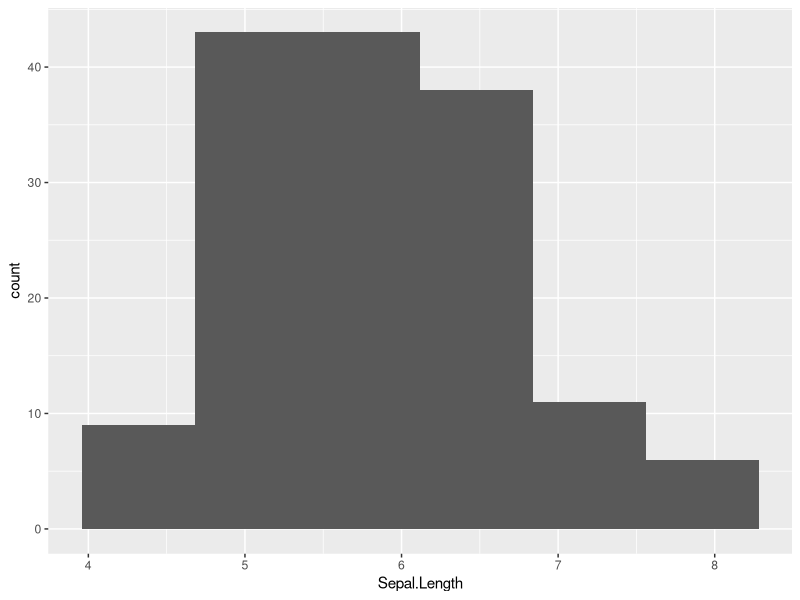
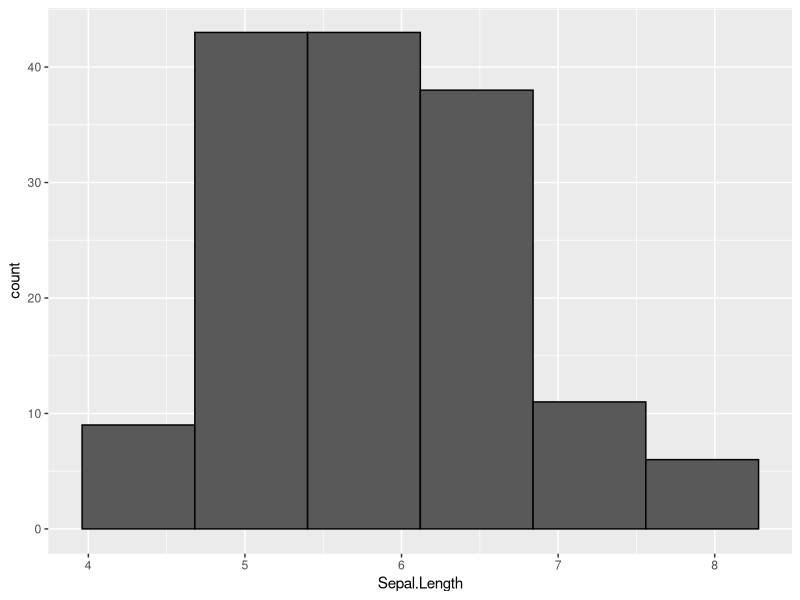
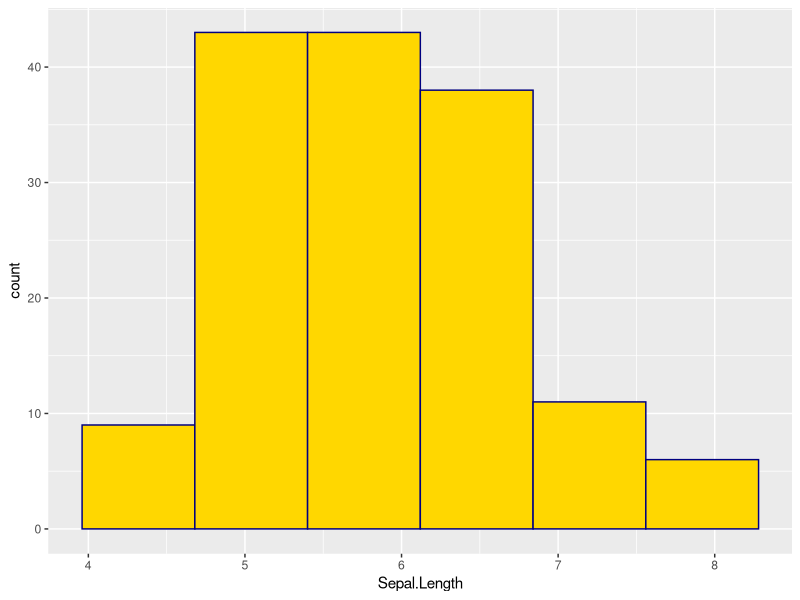
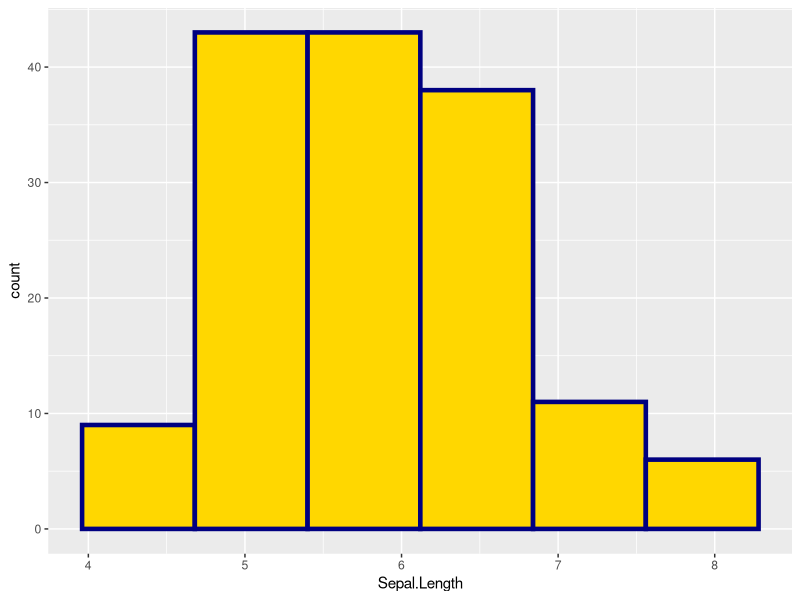
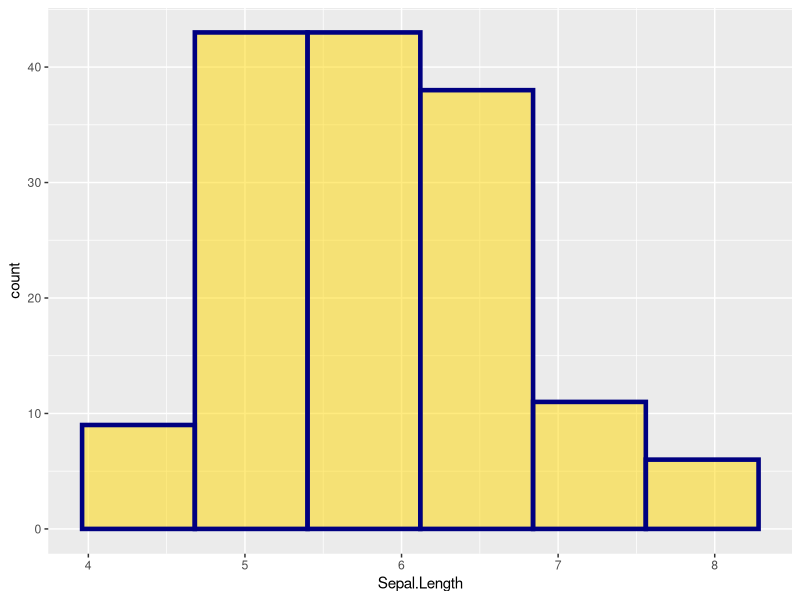
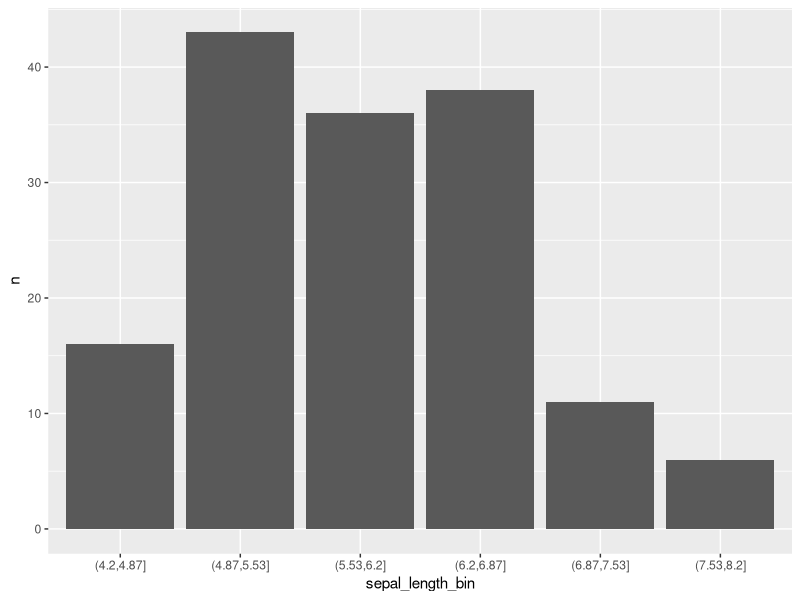
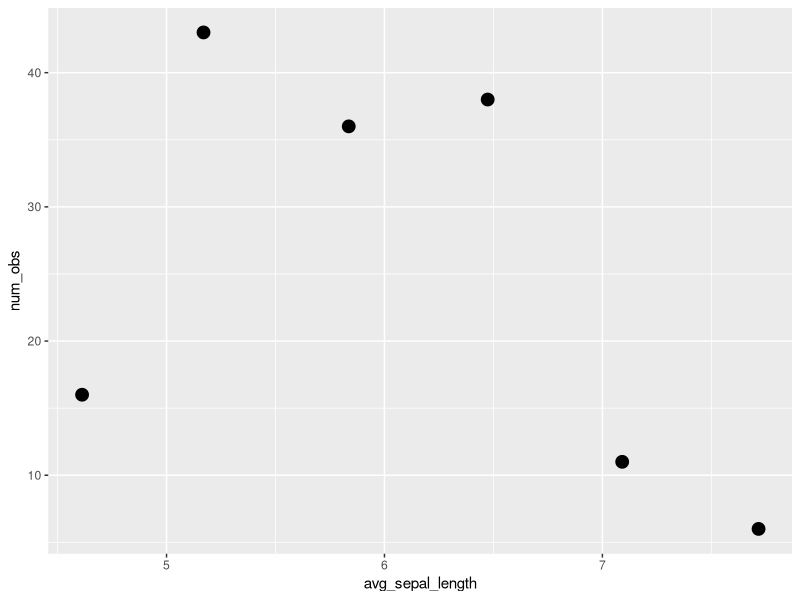
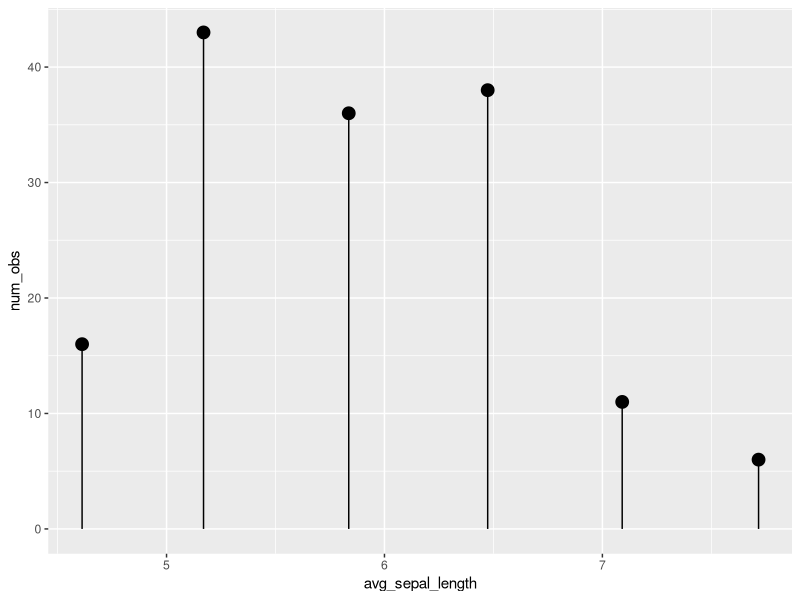

Write R code to recreate these figures, in order.
## ---- chunk 1
knitr::opts_chunk$set(echo = TRUE)
## ---- chunk 2
library(dplyr)
library(ggplot2)
## ---- chunk 3
#str(iris)
iris %>% ggplot(mapping = aes(x = Sepal.Length)) + geom_histogram(bins = 6)
## ---- chunk 4
iris %>% ggplot(mapping = aes(x = Sepal.Length)) +
  geom_histogram(bins = 6, color = "black")
## ---- chunk 5
iris %>% ggplot(mapping = aes(x = Sepal.Length)) +
  geom_histogram(bins = 6, color  ="navyblue", fill = "gold")
## ---- chunk 6
iris %>% ggplot(mapping = aes(x = Sepal.Length)) +
  geom_histogram(bins = 6, color  ="navyblue", fill = "gold", size = 1.55)
## ---- chunk 7
iris %>% ggplot(mapping = aes(x = Sepal.Length)) +
  geom_histogram(bins = 6, color  ="navyblue", fill = "gold", size = 1.55, alpha = 0.5)
## ---- chunk 8
num_breaks <- 7
## ---- chunk 9
lower_bound <- 4.2
upper_bound <- 8.2
hist_breaks <- seq(from = lower_bound, to = upper_bound, length.out = num_breaks)
## ---- chunk 10
x_dbl <- 0:11 ### create vector 0 to 11
x_factor <- cut(x_dbl, breaks = c(0,5,11)) ### set the breaks argument
class(x_factor)
x_factor
## ---- chunk 11
x_factor_2 <- cut(x_dbl, breaks = c(0,5,11), inlcude.lowest = TRUE) ### set the breaks and 
                                                                    ### add the new argument
x_factor_2
## ---- chunk 12
my_iris <- iris %>% 
  mutate(sepal_length_bin = cut(Sepal.Length, breaks = hist_breaks, inlcude.lowest = TRUE))
## ---- chunk 13
my_iris  %>% select(sepal_length_bin) %>% summary()
## ---- chunk 14
levels(my_iris$sepal_length_bin)
## ---- chunk 15
unique(my_iris$sepal_length_bin)
## ---- chunk 16
my_iris %>% distinct(sepal_length_bin)
## ---- chunk 17
my_iris %>% count(sepal_length_bin)
## ---- chunk 18
### complete the ggplot call below
my_iris %>% 
  count(sepal_length_bin) %>% 
  ggplot(mapping = aes(sepal_length_bin,n)) +
  geom_bar(stat = "identity")
## ---- chunk 19
my_iris %>% group_by(sepal_length_bin)
## ---- chunk 20
my_iris %>% 
  group_by( ) %>% 
  summarise( num_obs = n())
## ---- chunk 21
iris_group <- my_iris %>% 
  group_by(sepal_length_bin) %>% 
  summarise(num_obs = n(),
            avg_sepal_length = mean(Sepal.Length),
            min_sepal_length = min(Sepal.Length),
            max_sepal_length = max(Sepal.Length))

iris_group
## ---- chunk 22
iris_group %>% 
  ggplot(mapping = aes(x = avg_sepal_length)) +
  geom_point(mapping = aes(y = num_obs),
             size = 4)
## ---- chunk 23
iris_group %>% 
  ggplot(mapping = aes(x = avg_sepal_length)) +
  geom_linerange(mapping = aes(ymin = 0,
                               ymax = num_obs)) +
  geom_point(mapping = aes(y = num_obs),
             size = 4)
## ---- chunk 24
iris_group %>% 
  ggplot(mapping = aes(x = avg_sepal_length)) +
  geom_freqpoly(data = my_iris,
                mapping = aes(x = Sepal.Length),
                bins = 6, color = "red", size = 1.15) +
  geom_linerange(mapping = aes(ymin = 0,
                               ymax = num_obs)) +
  geom_point(mapping = aes(y = num_obs),
             size = 4)
## ---- chunk 25
diamonds %>% glimpse()
## ---- chunk 26
diamonds %>% 
  ggplot(mapping = aes(color,price)) +
  geom_boxplot()
## ---- chunk 27
diamonds %>%
  ggplot(mapping = aes(color,price)) +
  geom_boxplot() +
  facet_wrap(~ cut)
## ---- chunk 28
diamonds %>%
  ggplot(mapping = aes(color,price)) +
  geom_boxplot() +
  facet_grid(clarity ~ cut)
## ---- chunk 29
diamonds %>%
  ggplot(mapping = aes(color,price)) +
  geom_boxplot(mapping = aes(fill = carat > median(carat))) +
  facet_grid(clarity~cut) +
  theme(legend.position = "top")
## ---- chunk 30
diamonds %>% filter(cut == "Ideal",clarity == "IF") %>% 
  ggplot(mapping = aes(color,price)) +
  geom_boxplot(mapping = aes(fill = carat > median(diamonds$carat))) +
  facet_grid(clarity ~ cut) +
  theme(legend.position = "top")
